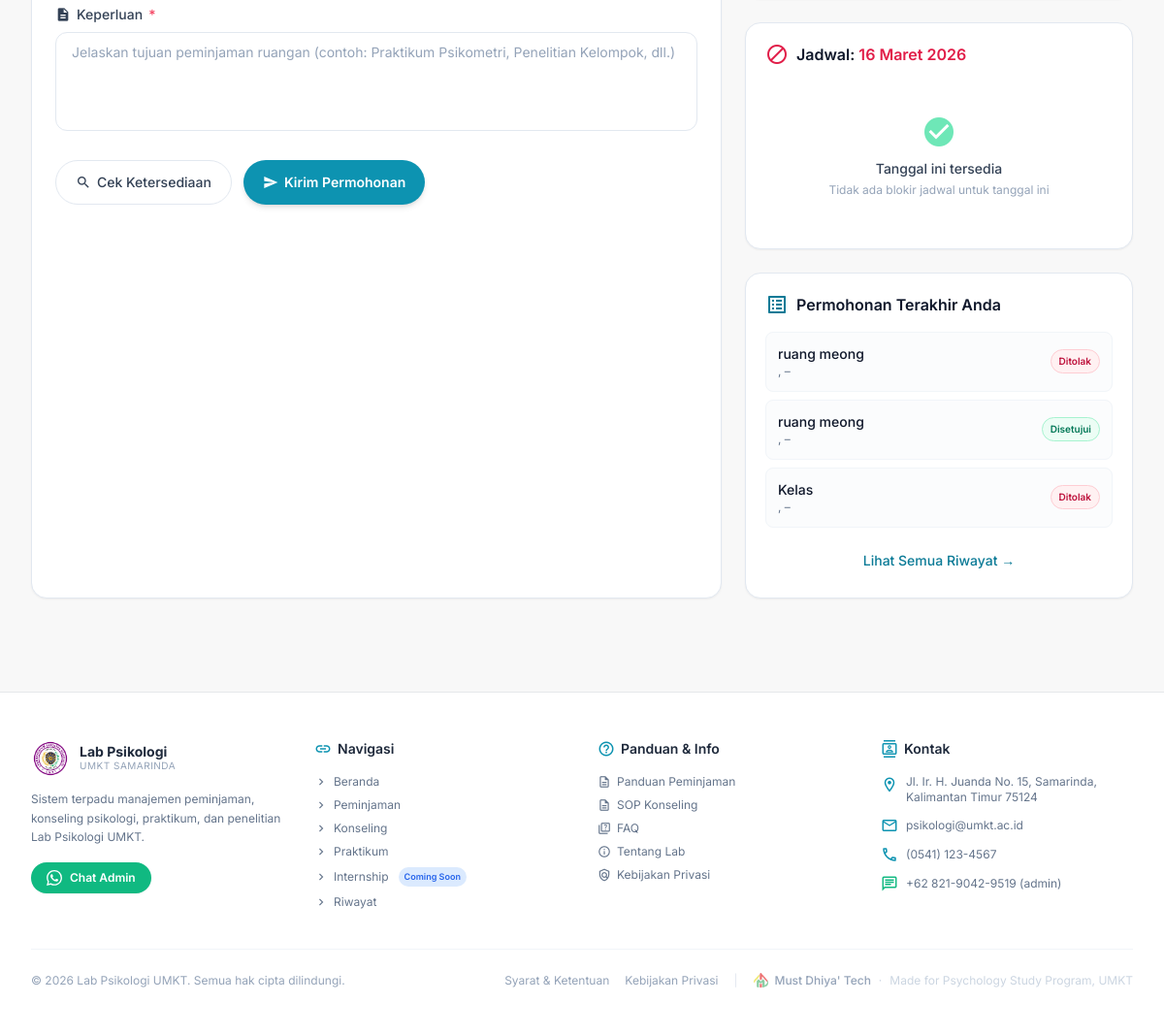
Page /peminjaman/ (signed in, lower part) on the earlier database version.
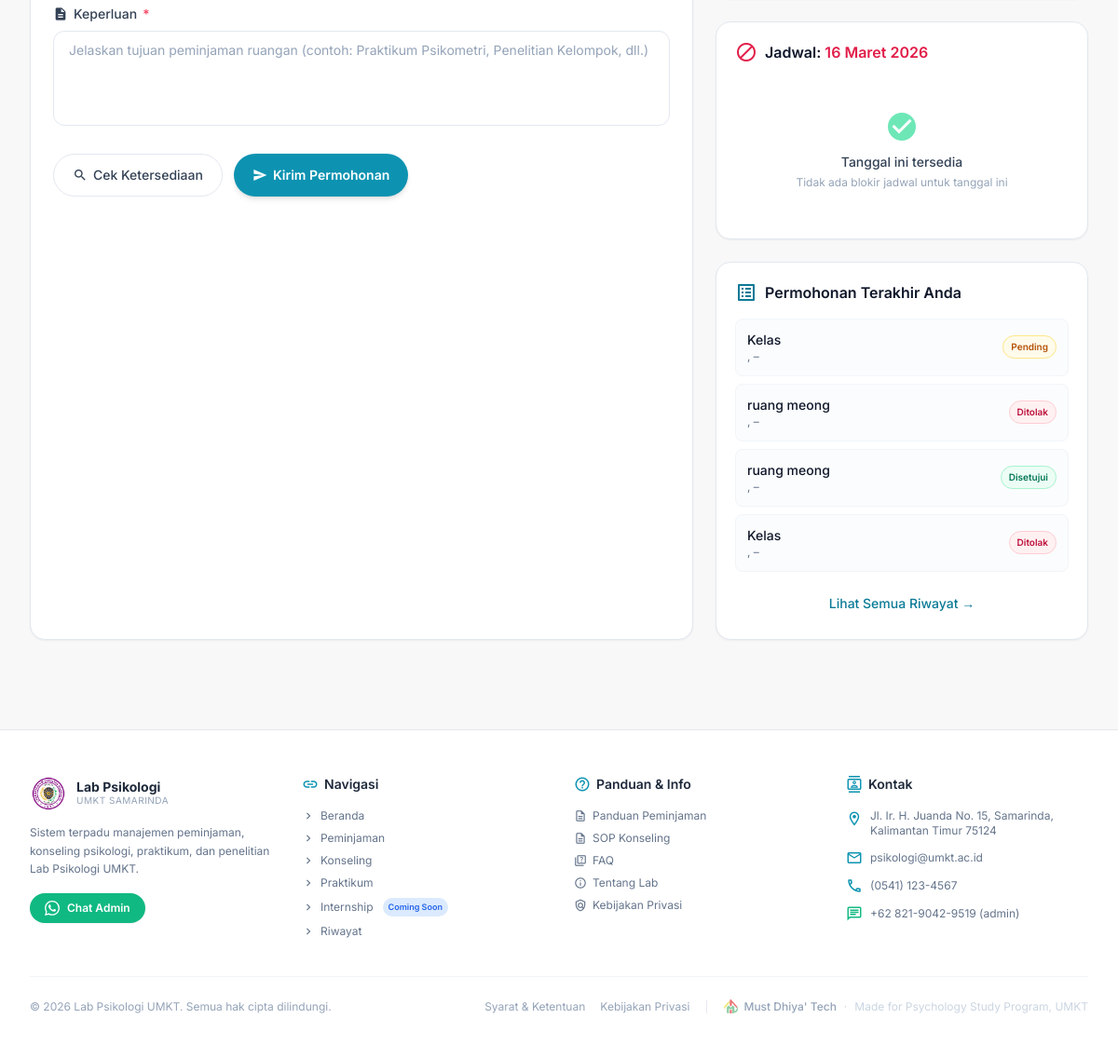
Same page on the later database version.
### rooms/models.py (models this page shows, shortened)
class RoomBooking(TimeStampedModel):
    STATUS_CHOICES = (
        ('pending',   'Pending'),
        ('approved',  'Disetujui'),
        ('declined',  'Ditolak'),
        ('cancelled', 'Dibatalkan'),
        ('completed', 'Selesai'),
    )
    user  = models.ForeignKey(User,  on_delete=models.CASCADE,  related_name='room_bookings')
    room  = models.ForeignKey(Room,  on_delete=models.PROTECT,  related_name='bookings')
    date_start = models.DateField(verbose_name='Tanggal Mulai')
    date_end   = models.DateField(verbose_name='Tanggal Selesai')
    participants = models.PositiveIntegerField(
        validators=[MinValueValidator(1)],
        verbose_name='Jumlah Peserta',
    )
    purpose = models.TextField(verbose_name='Keperluan')
    status      = models.CharField(max_length=20, choices=STATUS_CHOICES, default='pending')
    admin_notes = models.TextField(blank=True, null=True)
    approved_by = models.ForeignKey(
        User,
        on_delete=models.SET_NULL,
        null=True, blank=True,
        related_name='approved_room_bookings',
    )
    approved_at = models.DateTimeField(null=True, blank=True)
    class Meta:
        ordering = ['-date_start']
        verbose_name       = 'Room Booking'
        verbose_name_plural = 'Room Bookings'
        indexes = [
            models.Index(fields=['date_start', 'room']),
            models.Index(fields=['date_end',   'room']),
            models.Index(fields=['status']),
        ]
    @property
    def duration_days(self):
        return (self.date_end - self.date_start).days + 1
    @property
    def is_single_day(self):
        return self.date_start == self.date_end

class Room(TimeStampedModel):
    ROOM_TYPE_CHOICES = (
        ('lab',     'Laboratorium'),
        ('class',   'Kelas / Ruang Teori'),
        ('office',  'Ruang Kantor'),
        ('other',   'Lainnya'),
    )
    code        = models.CharField(max_length=10, unique=True)
    name        = models.CharField(max_length=100)
    room_type   = models.CharField(
        max_length=20,
        choices=ROOM_TYPE_CHOICES,
        default='lab',
    )
    capacity    = models.PositiveIntegerField(validators=[MinValueValidator(1)])
    description = models.TextField(blank=True, null=True)
    is_active   = models.BooleanField(default=True)
    class Meta:
        ordering = ['code']
        verbose_name = 'Room'
        verbose_name_plural = 'Rooms'

### rooms/views.py (the view)
# urls.py: path('peminjaman/', PeminjamRuanganView.as_view(),                    name='peminjaman'),
class PeminjamRuanganView(LoginRequiredMixin, TemplateView):
    template_name = 'pemriwMain.html'
    def get_context_data(self, **kwargs):
        ctx = super().get_context_data(**kwargs)
        user = self.request.user
        ctx['room_list'] = Room.objects.filter(
            is_active=True,
            room_type='lab'
        ).order_by('code')
        ctx['recent_bookings'] = RoomBooking.objects.filter(
            user=user
        ).select_related('room').order_by('-date_start')[:5]
        ctx['stats'] = {
            'pending':  RoomBooking.objects.filter(user=user, status='pending').count(),
            'approved': RoomBooking.objects.filter(user=user, status='approved').count(),
        }
        ctx['history_room_bookings'] = RoomBooking.objects.filter(
            user=user
        ).select_related('room').order_by('-created_at')
        ctx['history_tool_rentals'] = ToolRental.objects.filter(
            user=user
        ).select_related('tool').order_by('-created_at')
        return ctx

### accounts/models.py (called while the page is built)
    def get_full_name(self):
        return f"{self.first_name} {self.last_name}".strip() or self.username

    @property
    def is_umkt(self):
        return self.user_type == 'umkt'

### core/context_processors.py (called while the page is built)
def media_url(request):
    return {
        'MEDIA_URL': settings.MEDIA_URL,
    }

### templates/pemriwMain.html (shortened to what this page needs)
{% extends "base.html" %}
{% load static %}
{% block content %}
<main class="max-w-7xl mx-auto px-4 sm:px-6 lg:px-8 py-8 space-y-6">
  <div id="section-room" class="module-section">
    <div class="grid lg:grid-cols-[1fr_400px] gap-6">
      <div class="rounded-2xl border border-slate-200 dark:border-slate-700 bg-white dark:bg-slate-800 shadow-sm p-6 space-y-6">
        <form method="post" action="#" class="space-y-4" id="room-form" onsubmit="handleRoomSubmit(event)">
          <div class="space-y-1.5">
            <label for="purpose" class="flex items-center gap-1.5 text-sm font-medium text-slate-700 dark:text-slate-300">
              <span class="material-icons text-base">description</span>
              Keperluan
              <span class="text-rose-500 dark:text-rose-400">*</span>
            </label>
            <textarea id="purpose" name="purpose" rows="4" required placeholder="Jelaskan tujuan peminjaman ruangan (contoh: Praktikum Psikometri, Penelitian Kelompok, dll.)" class="w-full rounded-xl border border-slate-200 dark:border-slate-600 bg-white dark:bg-slate-900 px-4 py-2.5 text-sm text-slate-900 dark:text-slate-200 placeholder:text-slate-400 dark:placeholder:text-slate-500 focus:border-primary-400 dark:focus:border-primary-500 focus:ring-2 focus:ring-primary-100 dark:focus:ring-primary-900/50 transition resize-none"></textarea>
          </div>
          <div class="flex flex-wrap gap-3 pt-2">
            <button type="button" onclick="checkAvailability()" class="inline-flex items-center gap-1.5 rounded-full border border-slate-200 dark:border-slate-600 bg-white dark:bg-slate-800 hover:bg-slate-50 dark:hover:bg-slate-700 text-slate-700 dark:text-slate-300 font-medium text-sm px-5 py-2.5 transition">
              <span class="material-icons text-base">search</span>
              Cek Ketersediaan
            </button>
            <button type="submit" class="inline-flex items-center gap-1.5 rounded-full bg-primary-500 dark:bg-primary-600 hover:bg-primary-600 dark:hover:bg-primary-700 text-white font-semibold text-sm px-5 py-2.5 shadow-md hover:shadow-lg transition">
              <span class="material-icons text-base">send</span>
              Kirim Permohonan
            </button>
          </div>
        </form>
      </div>
      {% include 'pemCalendarinclude.html' %}
    </div>
  </div>
</main>
{% endblock content %}

### templates/pemCalendarinclude.html (shortened to what this page needs)
<div class="space-y-6">
  <div class="rounded-2xl border border-slate-200 dark:border-slate-700
              bg-white dark:bg-slate-800 shadow-sm p-5 space-y-4">
    <h3 class="text-base font-semibold text-slate-900 dark:text-slate-100 flex items-center gap-2">
      <span class="material-icons text-rose-600 dark:text-rose-400">block</span>
      <span>Jadwal: <span id="cal-selected-label" class="text-rose-600 dark:text-rose-400">—</span></span>
    </h3>
    <div id="cal-schedule-empty" class="hidden text-center py-8">
      <span class="material-icons text-4xl text-emerald-300 dark:text-emerald-600 mb-2 block">check_circle</span>
      <p class="text-sm font-medium text-slate-700 dark:text-slate-300 mb-1">Tanggal ini tersedia</p>
      <p class="text-xs text-slate-400 dark:text-slate-500">Tidak ada blokir jadwal untuk tanggal ini</p>
    </div>
  </div>
  <div class="rounded-2xl border border-slate-200 dark:border-slate-700
              bg-white dark:bg-slate-800 shadow-sm p-5 space-y-4">
    <h3 class="text-base font-semibold text-slate-900 dark:text-slate-100 flex items-center gap-2">
      <span class="material-icons text-primary-600 dark:text-primary-400">list_alt</span>
      Permohonan Terakhir Anda
    </h3>
    <div class="space-y-2" id="recent-bookings-list">
      {% if recent_bookings %}
        {% for b in recent_bookings %}
        <div class="rounded-lg border border-slate-100 dark:border-slate-700
                    bg-slate-50/50 dark:bg-slate-900/50 p-3
                    hover:bg-slate-50 dark:hover:bg-slate-700/50 transition cursor-pointer"
             onclick="switchModule('history')">
          <div class="flex items-center justify-between gap-3">
            <div class="flex-1 min-w-0">
              <p class="text-sm font-medium text-slate-900 dark:text-slate-100 truncate">
                {{ b.room.name }}
              </p>
              <p class="text-xs text-slate-500 dark:text-slate-400">
                {{ b.date|date:"d M Y" }}, {{ b.start_time|time:"H:i" }} – {{ b.end_time|time:"H:i" }}
              </p>
            </div>
            <span class="inline-flex items-center px-2 py-1 rounded-full text-[10px]
                         font-semibold whitespace-nowrap
                         {% if b.status == 'approved' %}
                           bg-emerald-50 dark:bg-emerald-900/30
                           text-emerald-700 dark:text-emerald-300
                           border border-emerald-200 dark:border-emerald-800
                         {% elif b.status == 'pending' %}
                           bg-amber-50 dark:bg-amber-900/30
                           text-amber-700 dark:text-amber-300
                           border border-amber-200 dark:border-amber-800
                         {% else %}
                           bg-rose-50 dark:bg-rose-900/30
                           text-rose-700 dark:text-rose-300
                           border border-rose-200 dark:border-rose-800
                         {% endif %}">
              {{ b.get_status_display }}
            </span>
          </div>
        </div>
        {% endfor %}
      {% else %}
        <p class="text-sm text-slate-400 dark:text-slate-500 text-center py-4">
          Belum ada riwayat peminjaman
        </p>
      {% endif %}
    </div>
    <button onclick="switchModule('history')"
            class="w-full text-center text-sm text-primary-600 dark:text-primary-400
                   hover:text-primary-700 dark:hover:text-primary-300 font-medium py-2
                   hover:bg-primary-50 dark:hover:bg-primary-900/30 rounded-lg transition">
      Lihat Semua Riwayat →
    </button>
  </div>
</div>

Differences in the rows shown:
added RoomBooking: room.name "Kelas", status "Pending"
